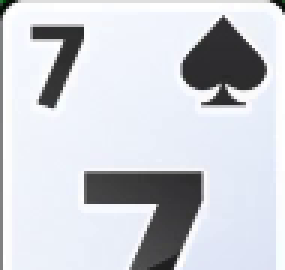
#> input picture debug_slot0.png, 95 x 90 px (shown 3 times larger)
$ python debug_visual.py
#> lines starting #> are read from the running program, lines starting #| are printed output that depends on the picture; after the words box and inside, x2 and y2 are one past the last pixel; in counts of white or black regions, pixels touching at a corner belong together
import cv2
import numpy as np

# test image
img = cv2.imread("debug_slot0.png")
#> img is the input picture: shape (90, 95, 3); mean B, G, R 214.9, 208.3, 205.4
gray = cv2.cvtColor(img, cv2.COLOR_BGR2GRAY)
_, test_binary = cv2.threshold(gray, 0, 255, cv2.THRESH_BINARY_INV + cv2.THRESH_OTSU)
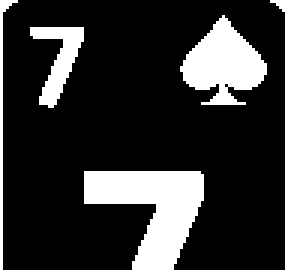
#> test_binary: shape (90, 95) (shown 3 times larger); 18.4% white; 5 white regions (1 under 20 px), largest, box (x1, y1, x2, y2) and area: (28, 57, 68, 90) 755, (60, 5, 89, 35) 494, (10, 9, 28, 36) 215, (0, 0, 6, 90) 101
cv2.imwrite("debug_test_binary.png", test_binary)

# template
tmpl_gray = cv2.imread("templates_last/7.png", cv2.IMREAD_GRAYSCALE)
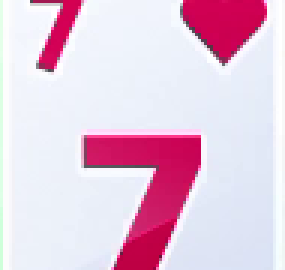
#> input picture templates_last/7.png, 95 x 90 px (shown 3 times larger)
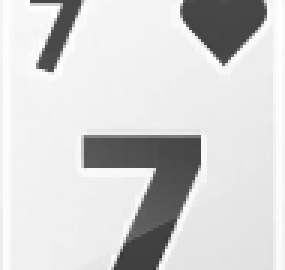
#> tmpl_gray: shape (90, 95) (shown 3 times larger); min 46, max 255, mean 211.3
_, tmpl_binary = cv2.threshold(tmpl_gray, 0, 255, cv2.THRESH_BINARY_INV + cv2.THRESH_OTSU)
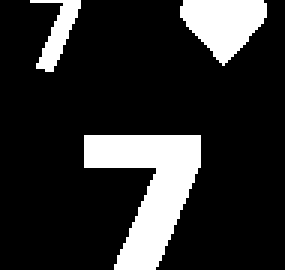
#> tmpl_binary: shape (90, 95) (shown 3 times larger); 17.4% white; 3 white regions, box (x1, y1, x2, y2) and area: (28, 45, 67, 90) 921, (60, 0, 89, 22) 405, (10, 0, 27, 24) 162
cv2.imwrite("debug_template_binary.png", tmpl_binary)

print("Saved debug_test_binary.png and debug_template_binary.png")
print("Test shape:", test_binary.shape, "Template shape:", tmpl_binary.shape)
#| Test shape: (90, 95) Template shape: (90, 95)
